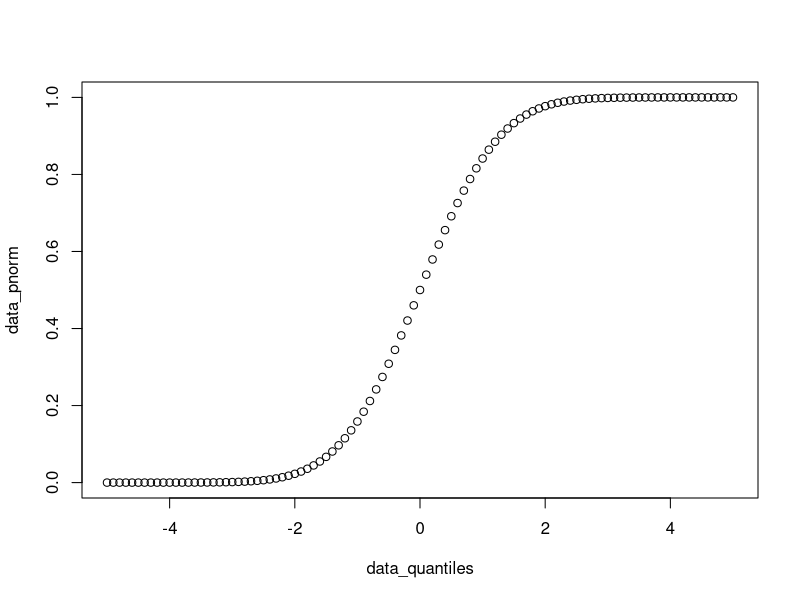
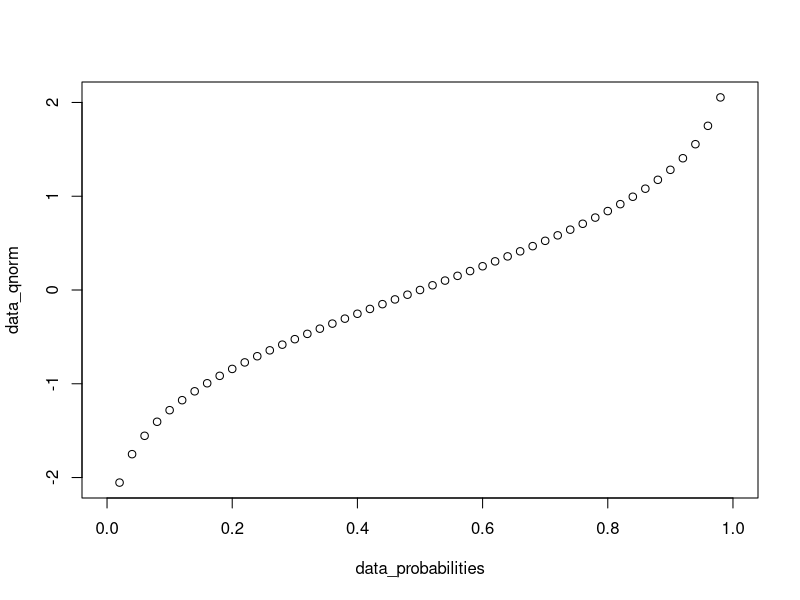
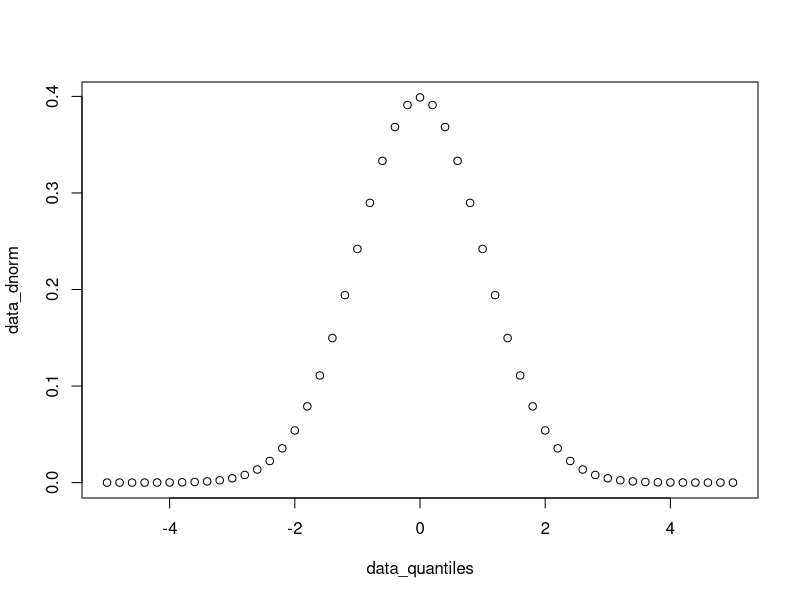
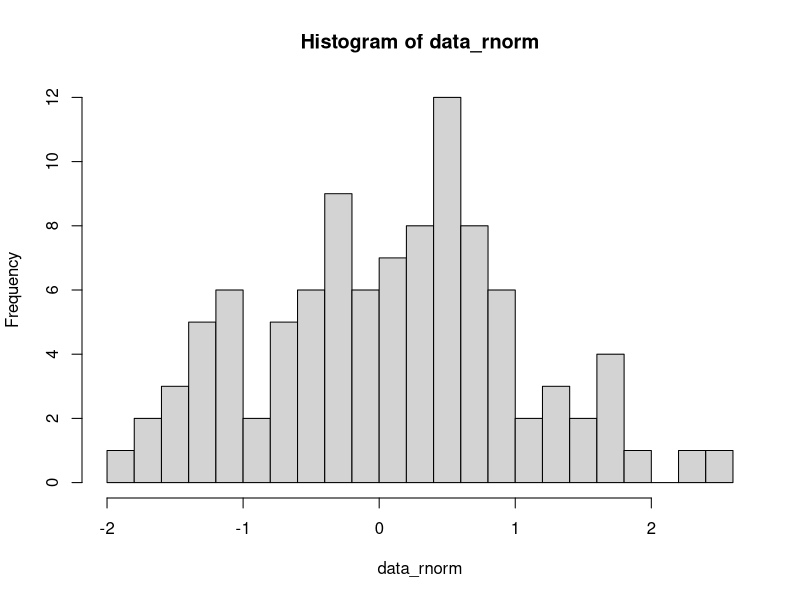
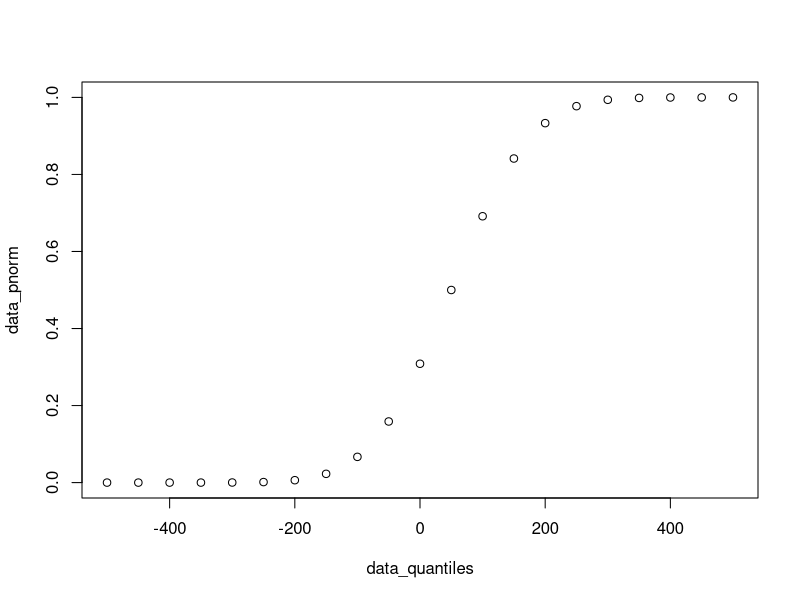
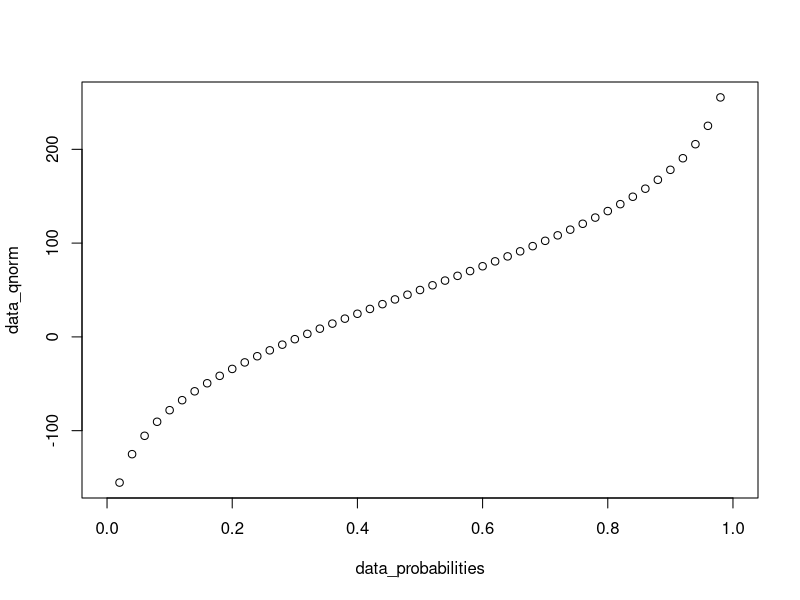
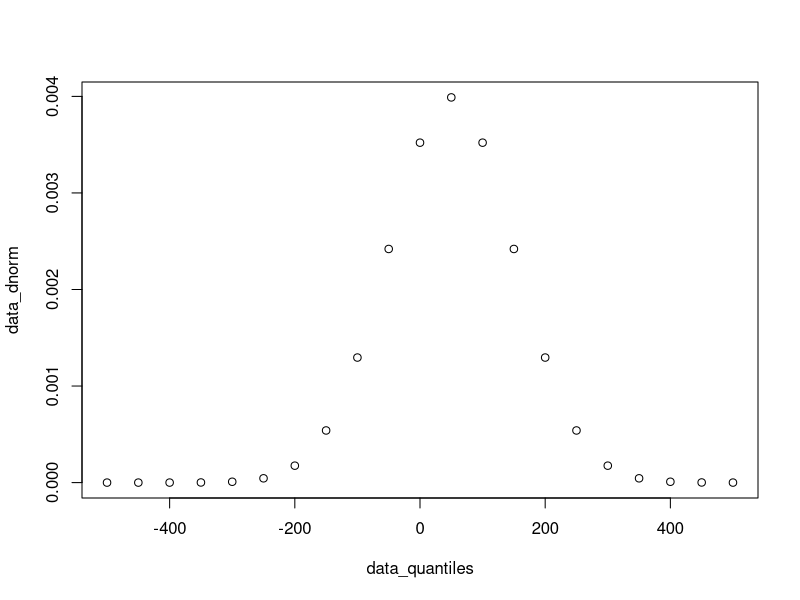
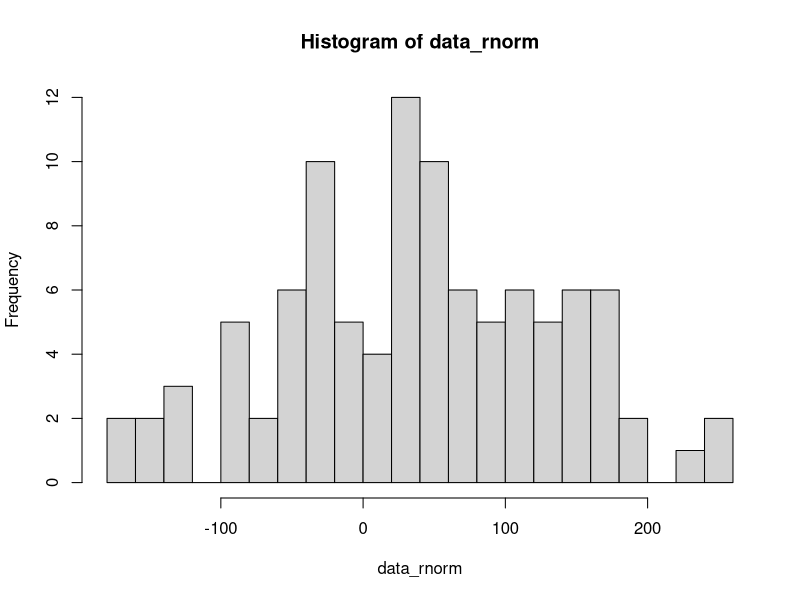

Reproduce these figures in R, in order.
## ---- chunk 1
knitr::opts_chunk$set(echo = TRUE)
## ---- chunk 2
data_quantiles <- seq(-5, 5, 0.1)
head(data_quantiles)
## ---- chunk 3
data_pnorm <- pnorm(q = data_quantiles) 
head(data_pnorm)
## ---- chunk 4
plot(data_quantiles, data_pnorm)
## ---- chunk 5
data_probabilities <- seq(from = 0, to = 1, by = 0.02)
head(data_probabilities)
## ---- chunk 6
data_qnorm <- qnorm(p = data_probabilities) 
head(data_qnorm)
## ---- chunk 7
plot(data_probabilities, data_qnorm)
## ---- chunk 8
data_quantiles <- seq(-5, 5, 0.2)
head(data_quantiles)
## ---- chunk 9
data_dnorm <- dnorm(x = data_quantiles) 
head(data_dnorm)
## ---- chunk 10
plot(data_quantiles, data_dnorm)
## ---- chunk 11
data_rnorm <- rnorm(n = 100)
head(data_rnorm)
## ---- chunk 12
hist(data_rnorm, breaks = 20)
## ---- chunk 13
data_quantiles <- seq(-500, 500, 50)
head(data_quantiles)
## ---- chunk 14
data_pnorm <- pnorm(q = data_quantiles, mean = 50, sd = 100)
head(data_pnorm)
## ---- chunk 15
plot(data_quantiles, data_pnorm)
## ---- chunk 16
data_probabilities <- seq(from = 0, to = 1, by = 0.02)
head(data_probabilities)
## ---- chunk 17
data_qnorm <- qnorm(p = data_probabilities, mean = 50, sd = 100) 
head(data_qnorm)
## ---- chunk 18
plot(data_probabilities, data_qnorm)
## ---- chunk 19
data_quantiles <- seq(-500, 500, 50)
head(data_quantiles)
## ---- chunk 20
data_dnorm <- dnorm(x = data_quantiles, mean = 50, sd = 100) 
head(data_dnorm)
## ---- chunk 21
plot(data_quantiles, data_dnorm)
## ---- chunk 22
data_rnorm <- rnorm(n = 100, mean = 50, sd = 100)
head(data_rnorm)
## ---- chunk 23
hist(data_rnorm, breaks = 20)
## ---- chunk 24
data_quantiles <- seq(0, 50, 1)
head(data_quantiles)
## ---- chunk 25
data_pbinom <- pbinom(q = data_quantiles, size = 50, prob = 0.1)
head(data_pbinom)
## ---- chunk 26
plot(data_quantiles, data_pbinom)
## ---- chunk 27
data_probabilities <- seq(from = 0, to = 1, by = 0.02)
head(data_probabilities)
## ---- chunk 28
data_qbinom <- qbinom(p = data_probabilities, size = 50, prob = 0.1)
head(data_qbinom)
## ---- chunk 29
plot(data_probabilities, data_qbinom)
## ---- chunk 30
data_quantiles <- seq(0, 50, 1)
head(data_quantiles)
## ---- chunk 31
data_dbinom <- dbinom(x = data_quantiles, size = 50, prob = 0.1)
head(data_dbinom)
## ---- chunk 32
plot(data_quantiles, data_dbinom)
## ---- chunk 33
data_rbinom <- rbinom(n = 100, size = 50, prob = 0.1)
head(data_rbinom)
## ---- chunk 34
hist(data_rbinom, breaks = 20)
## ---- chunk 35
data_rnorm <- rnorm(n = 1000, mean = 50, sd = 100)
quantile(data_rnorm, probs = seq(0, 1, 0.1))
## ---- chunk 36
plot(
  seq(0, 1, 0.1),
  quantile(data_rnorm, probs = seq(0, 1, 0.1))
)
## ---- chunk 37
set.seed(1)
x <- rnorm(n = 1000, mean = 0, sd = 1)
y <- rnorm(n = 2000, mean = 1, sd = 1)
## ---- chunk 38
par(mfrow = c(2, 1))
hist(x, breaks = 30)
hist(y, breaks = 30)
par(mfrow = c(1, 1 ))
## ---- chunk 39
t.test(x, y)
## ---- chunk 40
t.test(y, x)
## ---- chunk 41
set.seed(1)
n_sample <- 10
x <- runif(n = n_sample, min = 10, max = 20)
y <- x + 2 + rnorm(n = n_sample, mean = 0, sd = 1)
## ---- chunk 42
mean(y - x)
## ---- chunk 43
t.test(x, y, paired = TRUE)
## ---- chunk 44
set.seed(1)
x <- runif(n = 10, min = 1, max = 11)
y <- runif(n = 5, min = 3, max = 13)
## ---- chunk 45
wilcox.test(x, y)
## ---- chunk 46
wilcox.test(x, y, alternative = "less")
## ---- chunk 47
set.seed(1)
n_sample <- 1000
x1 <- rnorm(n = n_sample, mean = 10, sd = 2)
x2 <- x1 + 5 + rnorm(n = n_sample, mean = 0, sd = 1)
x3 <- x2 + 0 + rnorm(n = n_sample, mean = 0, sd = 0.5)
data_aov <- data.frame(
  value = c(x1, x2, x3),
  group = c(
    rep("x1", length(x1)),
    rep("x2", length(x2)),
    rep("x3", length(x3))
  )
)
head(data_aov)
## ---- chunk 48
aov_result <- aov(value ~ group, data_aov)
aov_result
## ---- chunk 49
summary(aov_result)
## ---- chunk 50
data_fisher <- matrix(
  data = c(12, 4, 3, 23),
  nrow = 2, ncol = 2,
  dimnames = list(
    c("DE", "Not DE"),
    c("In pathway", "Not in pathway")
  )
)
data_fisher
## ---- chunk 51
fisher.test(data_fisher)
## ---- chunk 52
data_p_values <- runif(1E3, min = 0, max = 1)
data_p_adjusted <- p.adjust(data_p_values, method = "BH")
head(sort(data_p_adjusted))
